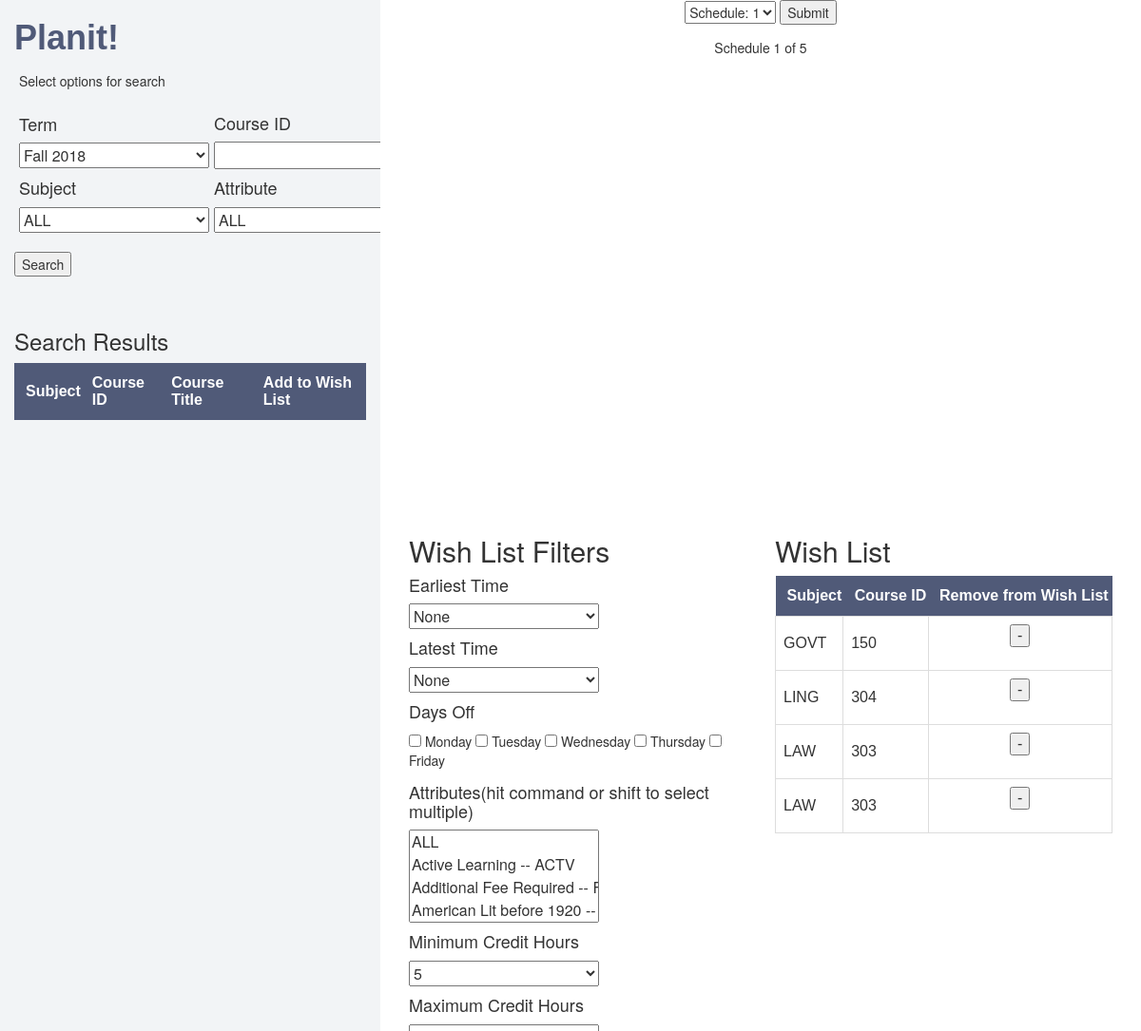
Before: / with the older database file.
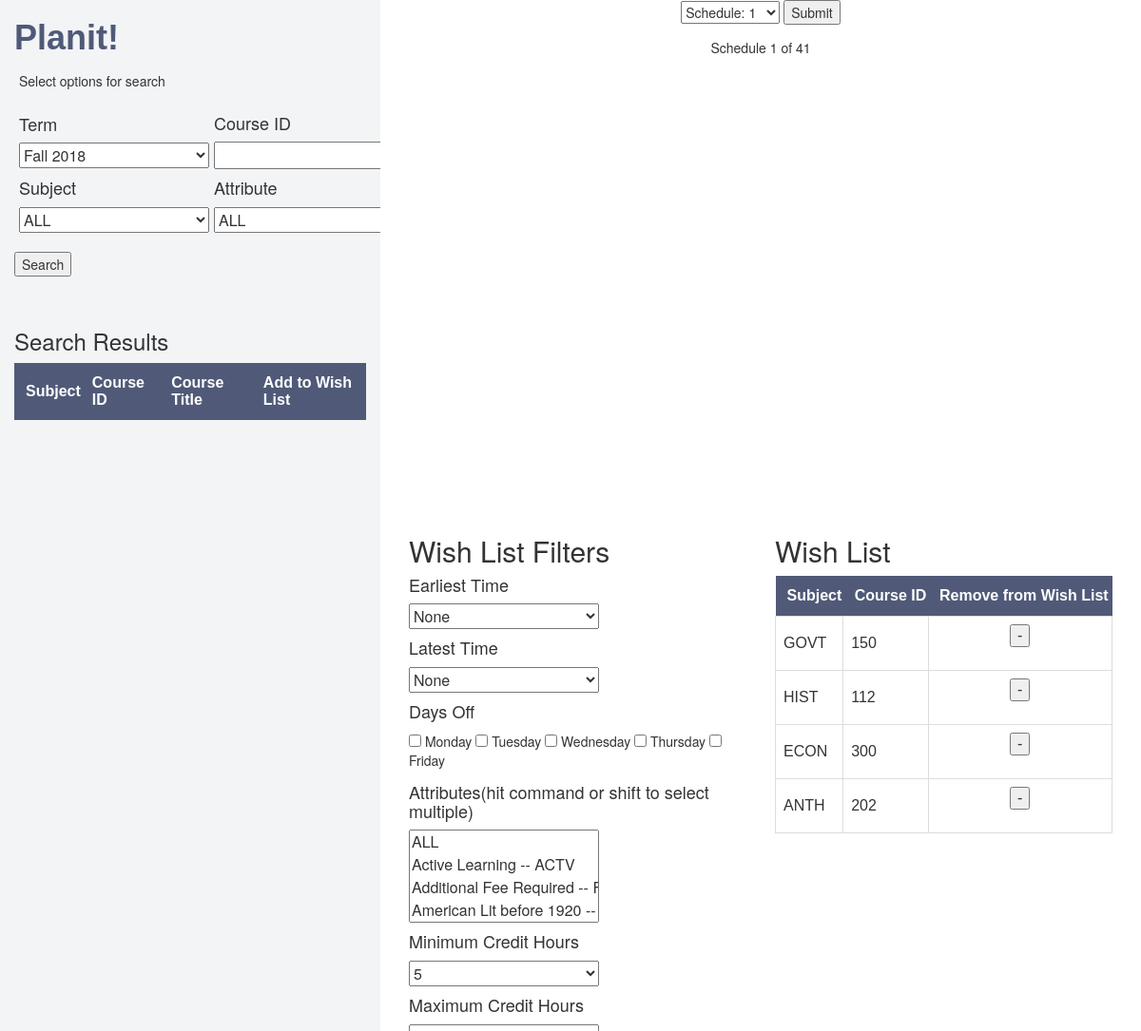
After: the same page with the newer database file.
### courses_database/models.py (models this page shows)
class WishList(models.Model):
	subject = models.CharField(max_length=10, default="ERROR")
	course_id = models.CharField(max_length=10, default="ERROR")

### courses_database/views.py (the view, shortened to what this page needs)
# urls.py: 2. Add a URL to urlpatterns:  path('', views.home, name='home')
def home(request):
	global last_get
	if request.POST:
		wish_subject = request.GET.get('wish_subject', None)
		wish_course_id = request.GET.get('wish_course_id', None)
		new_wish_item = WishList()
		setattr(new_wish_item, "course_id", wish_course_id)
		setattr(new_wish_item, "subject", wish_subject)
		new_wish_item.save()
		request = last_get
	else:
		last_get = request
	wishlist = WishList.objects.all()
	sections = {}
	subject = request.GET.get('term_subj', None)
	course_id = request.GET.get('course_id', None)
	index = 1
	if request.GET:
		index = request.GET.get("schedulenum", 1)
	schedules = Interface.compute_schedules()
	indices = [i + 1 for i in range(len(schedules))]
	schedule = []
	try:
		schedule = schedules[int(index) - 1]
	except:
		pass
	return render(request, 'boot.html', {'sections': sections, "schedule": schedule, "num_schedules": len(schedules), "wishlist": wishlist, "indices": indices, "index": index})

### API/Course.py (called while the page is built)
	def get_subject(self):
		return self._subject

	def get_course_id(self):
		return self._course_id

	def get_sections(self):
		return self._sections

	def num_credits(self):
		return self._credits

	def __str__(self):
		return str(self._subject) + " " + str(self._course_id)

### API/Interface.py (called while the page is built)
def compute_schedules():
	user = API_User()
	wish_list = WishList.objects.all()
	for course in wish_list:
		user.add_to_wish_list(str(course.subject), str(course.course_id))
	for x in user.get_all_schedules():
		print("NEW SCHEDULE")
		print(x)
		print()
	print(user.get_all_schedules_as_dict())
	return user.get_all_schedules_as_dict()

### API/Schedule.py (called while the page is built)
	def add_section(self, new_section):
		if new_section in self._sections:
			print(str(new_section) + " already exists in schedule")
			return False
		for existing_section in self._sections:
			if existing_section.overlaps(new_section):
				print("Not adding " + str(new_section) + ". Overlaps with " + str(existing_section))
				return False
		self._sections.add(new_section)
		self._num_credits += new_section.get_course().num_credits()
		return True

	def total_credits(self):
		return self._num_credits

	def copy(self):
		new = API_Schedule()
		new._sections = self._sections.copy()
		new._num_credits = self._num_credits
		return new

	def __str__(self):
		out = ""
		for day in TimeBlock.DAYS:
			out += str(day) + "\n"
			out += "---------\n"
			for section in self._sections:
				blocks = section.get_time_blocks_on_day(day)
				if len(blocks) > 0:
					out += str(section) + " -- "
					for time_block in blocks:
						out += str(time_block) + "\n"
			out += "\n"
		return out

	def convert_to_dict(self):
		out = []
		for section in self._sections:
			class_dict = dict()
			class_dict['crn'] = section.get_crn()
			class_dict['subject'] = section.get_course().get_subject()
			class_dict['course_id'] = section.get_course().get_course_id()
			class_dict['section_num'] = section.get_section_number()
			class_dict['times'] = []
			for block in section.get_time_blocks():
				class_dict['times'].append(block.get_as_dict())
			out.append(class_dict)
		return out

### API/Section.py (called while the page is built)
	def overlaps(self, other_section):
		for time_block in self._time_blocks:
			for other_time_block in other_section._time_blocks:
				if time_block.overlaps(other_time_block):
					return True
		return False

	def get_time_blocks(self):
		return self._time_blocks

	def get_time_blocks_on_day(self, day):
		out = []
		for time_block in self._time_blocks:
			if time_block.get_day_char() == day:
				out.append(time_block)
		return out

### courses_database/templates/boot.html (shortened to what this page needs)
<html lang="en">
<head>
  <link rel="stylesheet" href="http://maxcdn.bootstrapcdn.com/bootstrap/3.3.5/css/bootstrap.min.css">
  <link rel='stylesheet' href='static/fullcalendar/fullcalendar.css' />
</head>
<body>
  <div class="container-fluid">
    <div class="row" style="padding-left: 0; padding-right: 0;">
        <div class="col-md-4" style="height:100%;background: #F2F4F6;">
            <div class="row" style="height:30%; overflow-y: scroll;">
                <h1 id="title"><strong>Planit!</strong></h1>
                <div id="content">
                    <div id="h1" style="padding:5px">
                        <p>Select options for search</p>
                    </div>
                    <form action="#">
                        <table class="searchTerms">
                            <tr>
                                <td>
                                    <div class="searchParam" style="display: inline; text-align: left;">
                                        <h4>Term</h4>
                                        <select name="term_code" style="width:200px;font-size: 16px" id="term_code">
                                            <option value="201910" >Fall 2018</option>
                                        </select>
                                    </div>
                                </td>
                                <td>
                                    <div class="searchParam" style="display: inline; text-align: left;">
                                        <h4>Course ID</h4>
                                        <input type="text" name="course_id">
                                    </div>
                                </td>
                            </tr>
                        </table>
                        <table class="searchTerms">
                            <tr>
                                <td>
                                    <div class="searchParam">
                                        <h4>Subject</h4>
                                        <select name="term_subj" style="width:200px;font-size: 16px" id="term_subj">
                                            <option value="0">ALL</option>
                                        </select>
                                    </div>
                                </td>
                                <td>
                                    <div class="searchParam">
                                        <h4>Attribute</h4>
                                        <select name="attr" style="width:200px;font-size: 16px" id="attr">
                                            <option value="0">ALL</option>
                                        </select>
                                    </div>
                                </td>
                            </tr>
                        </table>
                        <br>
                        <div class="srchButtonFront">
                            <input type="submit" value="Search">
                        </div>
                    </form>
                </div>
            </div>
            <div class="row" style="height:60%; overflow-y: scroll;">
                <h3>Search Results</h3>
                <table class="courses" style="overflow-y: scroll;">
                    <tr>
                        <th>Subject</th>
                        <th>Course ID</th>
                        <th>Course Title</th>
                        <th>Add to Wish List</th>
                    </tr>
                </table>
            </div>
        </div>
      <div class="col-md-8" style="height:100%; background: white">
        <div class="row" style="height:50%; overflow-y: scroll;">
          <div class="row" style="height: 7%;background-color: white">
            <center>
                <form action="#" method="get">
                    <select name = schedulenum>
                    {% for index_val in indices %}
                        <option value = "{{index_val}}" >Schedule: {{ index_val }}</option>
                    {% endfor %}
                    </select>
                    <input type="submit">
                </form>
            </center>
            <p>
              <center>Schedule {{ index }} of {{ num_schedules }} </center>
            </p>
          </div>
          <div class="row" style="height:43%;">
            <div class="col-md-12">
            </div>
          </div>
        </div>
        <div class="row">
          <div class="col-lg-6" style="height:50%; background: white; overflow-y: scroll;">
            <h2>Wish List Filters</h2>
            <div id="wishlistfilter">
              <h4>Earliest Time</h4>
              <select name="time" style="width:200px;font-size: 16px" id="times">
                            <option value="0">None</option>
                        </select>
              <h4>Latest Time</h4>
              <select name="ltime" style="width:200px;font-size: 16px" id="ltimes">
                        <option value="0">None</option>
                    </select>
              <h4>Days Off</h4>
              <form>
                <input type="checkbox" name="day" value="M"> Monday
                <input type="checkbox" name="day" value="T"> Tuesday
                <input type="checkbox" name="day" value="W"> Wednesday
                <input type="checkbox" name="day" value="R"> Thursday
                <input type="checkbox" name="day" value="F"> Friday
              </form>
              <h4>Attributes(hit command or shift to select multiple)</h4>
              <select multiple name="attr2" style="width:200px;font-size: 16px" id="attr2">
                        <option value="0">ALL</option>
                        <option value="ACTV" >Active Learning -- ACTV</option>
                        <option value="FEE" >Additional Fee Required -- FEE</option>
                        <option value="ALB" >American Lit before 1920 -- ALB</option>
                        <option value="ALV" >Arts Letters Values -- ALV</option>
                    </select>
              <h4>Minimum Credit Hours</h4>
              <select name="min_credits" style="width:200px;font-size: 16px" id="min_credits">
                            <option value="5" selected="selected">5</option>
                  </select>
              <h4>Maximum Credit Hours</h4>
              <select name="max_credits" style="width:200px;font-size: 16px" id="max_credits">
                                <option value="18" selected="selected">18</option>
                </select>
            </div>
          </div>
          <div class="col-lg-6" style="height:50%;background: white);">
              <h2>Wish List</h2>
              <table class="courses" style="overflow-y: scroll;">
                  <tr>
                      <th>Subject</th>
                      <th>Course ID</th>
                      <th>Remove from Wish List</th>
                  </tr>
                  {% for item in wishlist %}
                  <tr>
                      <td> {{ item.subject }}</td>
                      <td> {{ item.course_id }} </td>
                      <td style="text-align: center;">
                          <form action="#" method="post" style="">{% csrf_token %}
                              <input type="submit" value="-"></form>
                      </td>
                  </tr>
                  {% endfor %}
              </table>
          </div>
        </div>
      </div>
    </div>
  </div>
</body>
</html>

### courses_database/templates/boot.html (style rules this page uses)
.courses { font-family: "Trebuchet MS", Arial, Helvetica, sans-serif; border-collapse: collapse; width: 100%; }
.courses td, #course th { border: 1px solid #ddd; padding: 8px; }
.courses tr:nth-child(even) { background-color: #fff; }
.courses th { padding-top: 12px; padding-bottom: 12px; padding-left: 12px; text-align: left; background-color: #505A78; color: white; }
.row { padding-left: 15; padding-right: 15; }
.searchTerms td { padding-left: 5px; }
#title { color: #505A78; font-family: "Trebuchet MS", Arial, Helvetica, sans-serif; }

Changed rows visible on the page:
removed WishList: subject "LING", course_id "304"
removed WishList: subject "LAW", course_id "303"
removed WishList: subject "LAW", course_id "303"
added WishList: subject "HIST", course_id "112"
added WishList: subject "ECON", course_id "300"
added WishList: subject "ANTH", course_id "202"
Other visible differences:
{{ num_schedules }}: "5" → "41"
